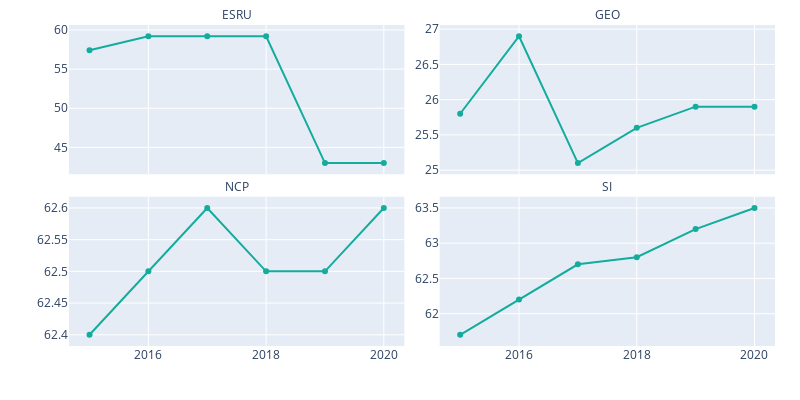

Notebook code cell kept with this figure:
### Code cell
df
fig = px.line(df,
              x='Year',
              y='Value',
              labels={'Value': '', 'Year': ''},
             facet_col='Variable',
            facet_col_wrap=2,
             height=400,
             width=800,
             facet_col_spacing=0.05,)
fig.update_traces(mode='lines+markers', line_color="#14ac9c")
fig.update_yaxes(matches=None, showgrid=True, showticklabels=True)
fig.update_xaxes(showgrid=True)

fig.for_each_annotation(lambda a: a.update(text=a.text.split("=")[-1]))

fig.update_layout(margin={"r": 25, "t": 25, "l": 25, "b": 25})

fig

### Figure 1 — Plotly figure (JSON) as saved in the notebook; plotly's stock layout.template omitted (floating-point values rounded to 4 significant figures)
{"data": [{"hovertemplate": "Variable=ESRU<br>=%{y}<extra></extra>", "legendgroup": "", "line": {"color": "#14ac9c", "dash": "solid"}, "mode": "lines+markers", "name": "", "orientation": "v", "showlegend": false, "type": "scatter", "x": [2015, 2016, 2017, 2018, 2019, 2020], "xaxis": "x3", "y": [57.4, 59.2, 59.2, 59.2, 43, 43], "yaxis": "y3"}, {"hovertemplate": "Variable=GEO<br>=%{y}<extra></extra>", "legendgroup": "", "line": {"color": "#14ac9c", "dash": "solid"}, "mode": "lines+markers", "name": "", "orientation": "v", "showlegend": false, "type": "scatter", "x": [2015, 2016, 2017, 2018, 2019, 2020], "xaxis": "x4", "y": [25.8, 26.9, 25.1, 25.6, 25.9, 25.9], "yaxis": "y4"}, {"hovertemplate": "Variable=NCP<br>=%{y}<extra></extra>", "legendgroup": "", "line": {"color": "#14ac9c", "dash": "solid"}, "mode": "lines+markers", "name": "", "orientation": "v", "showlegend": false, "type": "scatter", "x": [2015, 2016, 2017, 2018, 2019, 2020], "xaxis": "x", "y": [62.4, 62.5, 62.6, 62.5, 62.5, 62.6], "yaxis": "y"}, {"hovertemplate": "Variable=SI<br>=%{y}<extra></extra>", "legendgroup": "", "line": {"color": "#14ac9c", "dash": "solid"}, "mode": "lines+markers", "name": "", "orientation": "v", "showlegend": false, "type": "scatter", "x": [2015, 2016, 2017, 2018, 2019, 2020], "xaxis": "x2", "y": [61.7, 62.2, 62.7, 62.8, 63.2, 63.5], "yaxis": "y2"}], "layout": {"annotations": [{"font": {}, "showarrow": false, "text": "NCP", "x": 0.2375, "xanchor": "center", "xref": "paper", "y": 0.465, "yanchor": "bottom", "yref": "paper"}, {"font": {}, "showarrow": false, "text": "SI", "x": 0.7625, "xanchor": "center", "xref": "paper", "y": 0.465, "yanchor": "bottom", "yref": "paper"}, {"font": {}, "showarrow": false, "text": "ESRU", "x": 0.2375, "xanchor": "center", "xref": "paper", "y": 1.0, "yanchor": "bottom", "yref": "paper"}, {"font": {}, "showarrow": false, "text": "GEO", "x": 0.7625, "xanchor": "center", "xref": "paper", "y": 1.0, "yanchor": "bottom", "yref": "paper"}], "height": 400, "legend": {"tracegroupgap": 0}, "margin": {"b": 25, "l": 25, "r": 25, "t": 25}, "width": 800, "xaxis": {"anchor": "y", "domain": [0, 0.475], "showgrid": true, "title": {"text": ""}}, "xaxis2": {"anchor": "y2", "domain": [0.525, 1], "matches": "x", "showgrid": true, "title": {"text": ""}}, "xaxis3": {"anchor": "y3", "domain": [0, 0.475], "matches": "x", "showgrid": true, "showticklabels": false}, "xaxis4": {"anchor": "y4", "domain": [0.525, 1], "matches": "x", "showgrid": true, "showticklabels": false}, "yaxis": {"anchor": "x", "domain": [0, 0.465], "showgrid": true, "showticklabels": true, "title": {"text": ""}}, "yaxis2": {"anchor": "x2", "domain": [0, 0.465], "showgrid": true, "showticklabels": true}, "yaxis3": {"anchor": "x3", "domain": [0.535, 1.0], "showgrid": true, "showticklabels": true, "title": {"text": ""}}, "yaxis4": {"anchor": "x4", "domain": [0.535, 1.0], "showgrid": true, "showticklabels": true}}}
